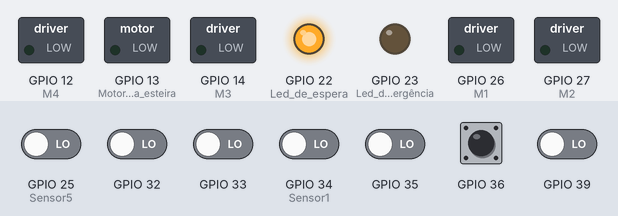
Simulated run of this sketch. Board: ESP32. Shown: switched loads named in the sketch (green lamp = pin HIGH), output pins drawn as LEDs (lit = HIGH). The test bench sets the inputs (shaded band); at power-on: GPIO 36 HIGH, GPIO 25 (Sensor5), GPIO 32, GPIO 33, GPIO 34 (Sensor1), GPIO 35, GPIO 39 LOW.

Above: at 1.2 s.
1.3 s: GPIO 36 pulled LOW for 0.15 s
At 2.1 s:
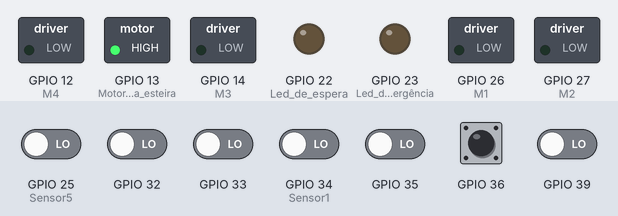
2.9 s: GPIO 25 (Sensor5) driven HIGH
At 3.3 s:
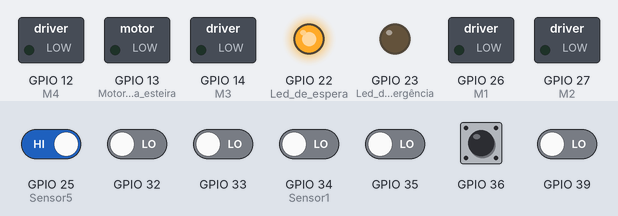
4.4 s: GPIO 36 pulled LOW for 1 s
At 4.7 s:
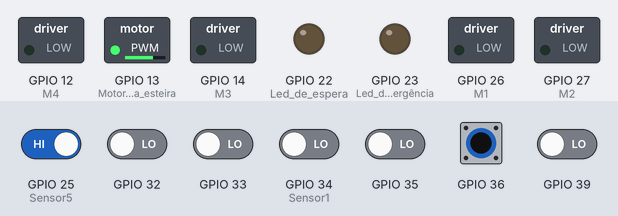
6.9 s: GPIO 25 (Sensor5) driven LOW and GPIO 36 driven LOW
At 7.6 s:
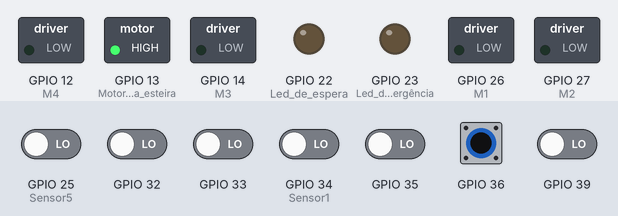
8.4 s: GPIO 32 driven HIGH
At 8.7 s:
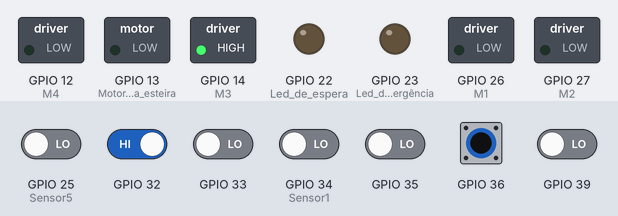
9.9 s: GPIO 34 (Sensor1) driven HIGH
At 11.0 s:
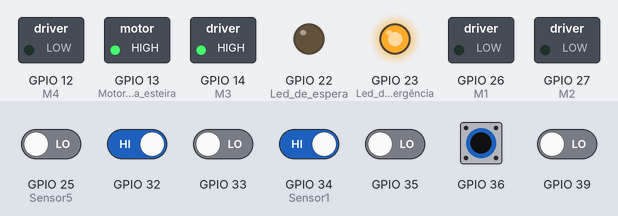
Timing chart, 0 to 12.4 s (numbered marks = the images above; inputs shaded):
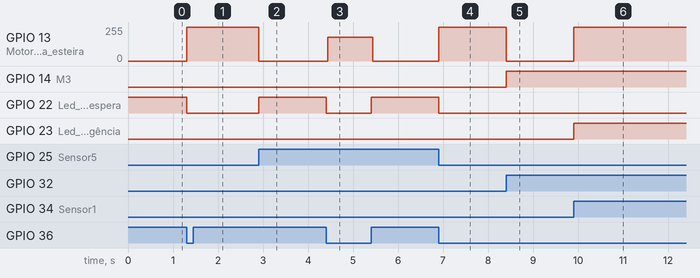

Measured:
- after the input at 1.3 s, GPIO 13 (Motores_da_esteira): 0/255 → 255/255 at once; GPIO 22 (Led_de_espera): HIGH → LOW at once
- after the input at 2.9 s, GPIO 13 (Motores_da_esteira): 255/255 → 0/255 at once; GPIO 22 (Led_de_espera): LOW → HIGH at once
- after the input at 4.4 s, GPIO 13 (Motores_da_esteira): 0/255 → 178/255 at once, → 0/255 1.0 s later; GPIO 22 (Led_de_espera): HIGH → LOW at once, → HIGH 1.0 s later
- after the input at 6.9 s, GPIO 13 (Motores_da_esteira): 0/255 → 255/255 at once; GPIO 22 (Led_de_espera): HIGH → LOW at once
- after the input at 8.4 s, GPIO 13 (Motores_da_esteira): 255/255 → 0/255 at once; GPIO 14 (M3): LOW → HIGH at once
- after the input at 9.9 s, GPIO 13 (Motores_da_esteira): 0/255 → 255/255 at once; GPIO 23 (Led_de_emergência): LOW → HIGH at once

The sketch:

Projeto_CarWash_CircuitoIntegrado.ino
```cpp
int emergencia=0;//Variável que gerencia o botão de emergência
void setup(){
	pinMode(13, OUTPUT);//Motores da esteira
  //Leds
  pinMode(23, OUTPUT);//Led de emergência
  pinMode(22, OUTPUT);//Led de espera
    //Entrada dos sensores
	pinMode(34, INPUT);
	pinMode(35, INPUT);
	pinMode(32, INPUT);
	pinMode(33, INPUT);
  pinMode(25, INPUT);
    //Saída dos sensores aos motores
	pinMode(26, OUTPUT);//M1
	pinMode(27, OUTPUT);//M2
	pinMode(14, OUTPUT);//M3
	pinMode(12, OUTPUT);//M4
    //Entrada para a saída do CI para controle do botão de emergência
  pinMode(39, INPUT);

    //Botão de inicialização
	pinMode(36, INPUT_PULLUP);

}

void loop(){

    digitalWrite(22, 1);//Liga o led de espera

  while(digitalRead(36)==0){//While para funcionamento padrão
    digitalWrite(22, 0);//Desliga o led de espera

    while(true){

    digitalWrite(13, 1);

    if(digitalRead(39)==1)//Leva o veículo para o fim do lava jato em caso de emergência
    {
      while(digitalRead(39)==1){}//Impede comandos infinitos
      emergencia=1;//Emergencia ativa
      while(digitalRead(39)!=1){
      if(emergencia==1){
      digitalWrite(23, 1);//Liga o led de emergência.
      func_motores(1,0,0,0,0,0);}//Desliga todos os motores menos a esteira
      }
      emergencia=0;
      digitalWrite(23, 0);//Desliga o led de emergência.

    }

    if(digitalRead(34) == 1){//Sensor1, O pino 5 da esp(RDX) é normalmente alto
   digitalWrite(23,1);
    }
    else if(digitalRead(35) == 1){
	 func_motores(0,0,1,0,0,3000);
    }
    else if(digitalRead(32) == 1){
	 func_motores(0,0,0,1,0,500);
    }
    else if(digitalRead(33) == 1){
	 func_motores(0,0,0,0,1,1000);
    }
  	else if(digitalRead(25) == 1){//Sensor5
	 func_motores(0,0,0,0,0,0);
     break;//Para tudo (quando normal)
    }
                  }//Fim while true
     digitalWrite(13, 0);//Desliga a esteira
  }

}//Final void loop

//Função que liga ou desliga os motores
int func_motores(int esteira, int M1, int M2, int M3, int M4, int D)
{
    digitalWrite(13, esteira);//Desliga a esteira momentaneamente
    digitalWrite(26, M1);
    digitalWrite(27, M2);
    digitalWrite(14, M3);
    digitalWrite(12, M4);
    delay(D);
    digitalWrite(13, 1);//Liga novamente a esteira
    return 0;
}
```
